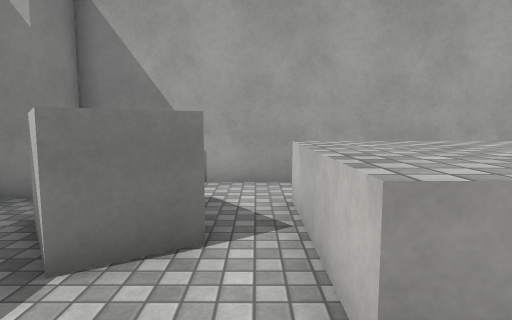
[1] (above)

13 first-person views from a walk through a Unity game level. The camera is 1.3 m above the floor, tilts 6° down and sees 75° across. The floor is counted in squares, 1 m on a side. Each view is taken from the middle of a square. On the plan, view 1 faces up. The plan holds only what a view shows up to about 14 squares ahead; the rest is blank. The player character is not drawn. Surface patterns are stand-ins for the level's own textures.

[2]
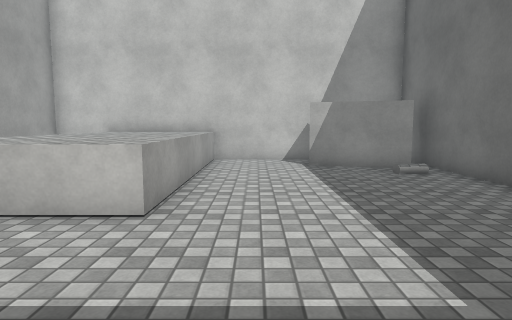

[3]
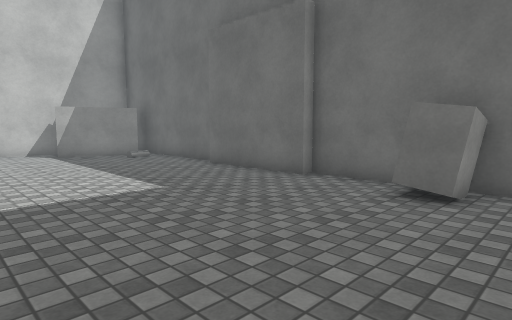

[4]
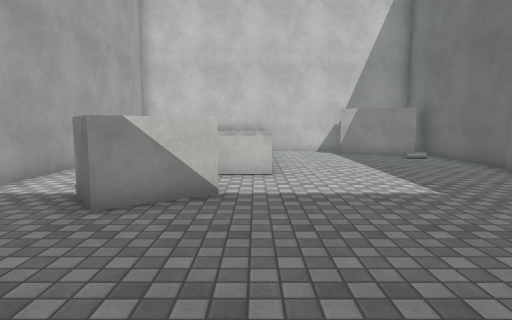

[5]
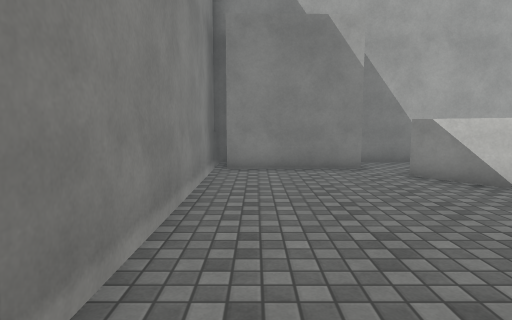

[6]
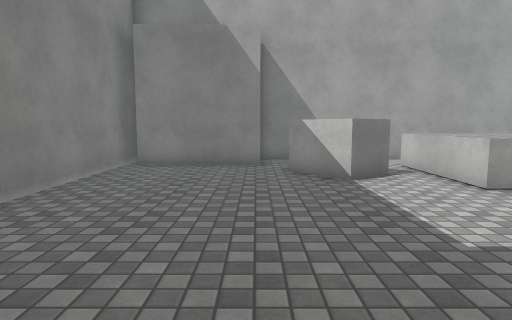

[7]
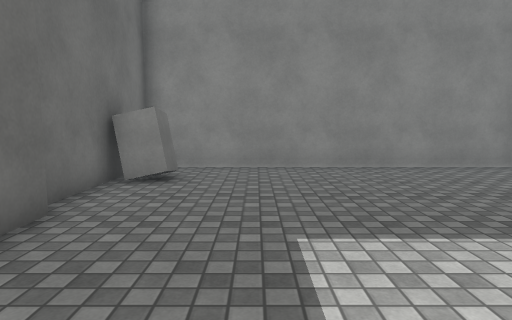

[8]
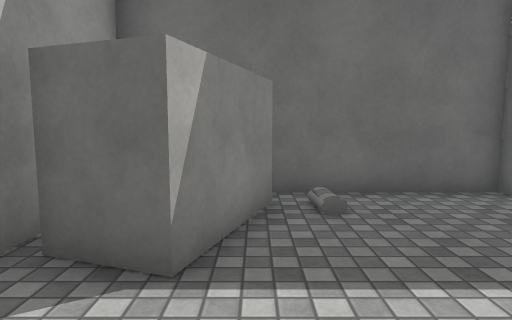

[9]
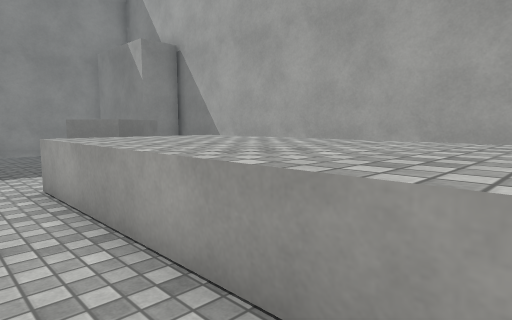

[10]
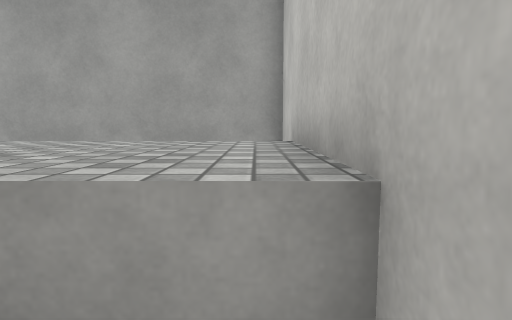

[11]
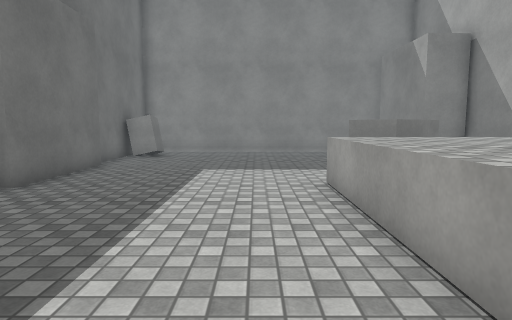

[12]
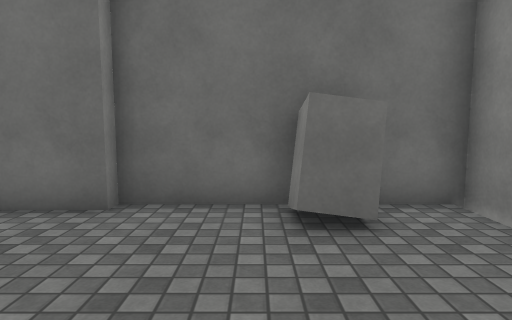

[13]
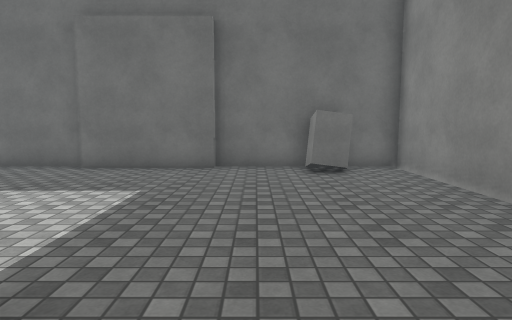

### Floor plan
Key: @ floor where view 1 was taken; # wall or solid block; . floor; / step, stairs or slope; ^ raised ledge; B block.
Columns run from 9 left of view 1 to 9 right of it. Each row starts with its distance up from view 1.
  8      ##############
  7      #......      #
  6 ######.....       #
  5 #.....BB..^^^^^^^^#
  4 #.....BBB.^^^^^^^^#
  3 #......BB.^^^^^^^^#
  2 #.........^^^^^^^^#
  1 #.................#
  0 #........@........#
 -1 #.................#
 -2 #...............###
 -3 #..............###
 -4 #..B........../#
 -5 #..B..#####....#
 -6 #######   ######

Where each view was taken, in squares from view 1:
view 1: 0 up, 0 right, facing up
view 2: 0 up, 4 left, facing right
view 3: 2 up, 8 left, facing down-right
view 4: 2 up, 8 left, facing right
view 5: 4 down, 7 left, facing up
view 6: 5 down, 4 left, facing up
view 7: 2 down, 2 right, facing left
view 8: 1 up, 6 right, facing down
view 9: 0 up, 8 right, facing up-left
view 10: 0 up, 8 right, facing up
view 11: 0 up, 8 right, facing left
view 12: 0 up, 5 left, facing down
view 13: 5 up, 4 left, facing down
